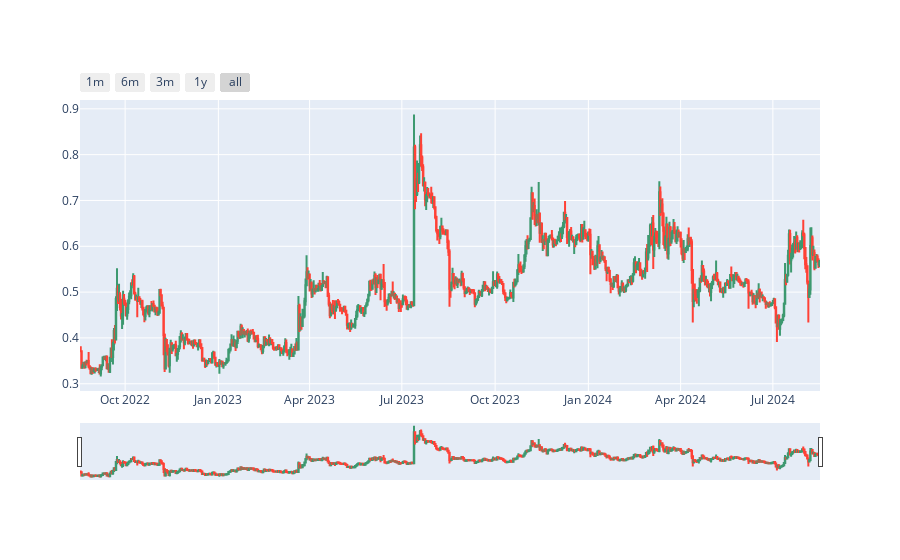

Write notebook code for a chart like this one.
### Code cell
figure = go.Figure(data=[go.Candlestick(x=stock_data.index, open=stock_data['Open'], high=stock_data['High'], low=stock_data['Low'], close=stock_data['Close'])])
title = 'CandleStick of stock market'
figure.update_xaxes(
    rangeselector=dict(
        buttons=list([
            dict(count=1, label="1m", step="month", stepmode="backward"),
            dict(count=6, label="6m", step="month", stepmode="backward"),
            dict(count=3, label="3m", step="month", stepmode="backward"),
            dict(count=1, label="1y", step="year", stepmode="backward"),
            dict(step="all")
        ])
    )
)
figure.show()

### Figure 1 — Plotly figure (JSON) as saved in the notebook; plotly's stock layout.template omitted (floating-point values rounded to 4 significant figures; data arrays with more than 128 entries replaced by an {"elided": "..."} marker saying what was removed)
{"data": [{"close": {"elided": "730 float values"}, "high": {"elided": "730 float values"}, "low": {"elided": "730 float values"}, "open": {"elided": "730 float values"}, "type": "candlestick", "x": {"elided": "730 str values"}}], "layout": {"xaxis": {"rangeselector": {"buttons": [{"count": 1, "label": "1m", "step": "month", "stepmode": "backward"}, {"count": 6, "label": "6m", "step": "month", "stepmode": "backward"}, {"count": 3, "label": "3m", "step": "month", "stepmode": "backward"}, {"count": 1, "label": "1y", "step": "year", "stepmode": "backward"}, {"step": "all"}]}}}}
